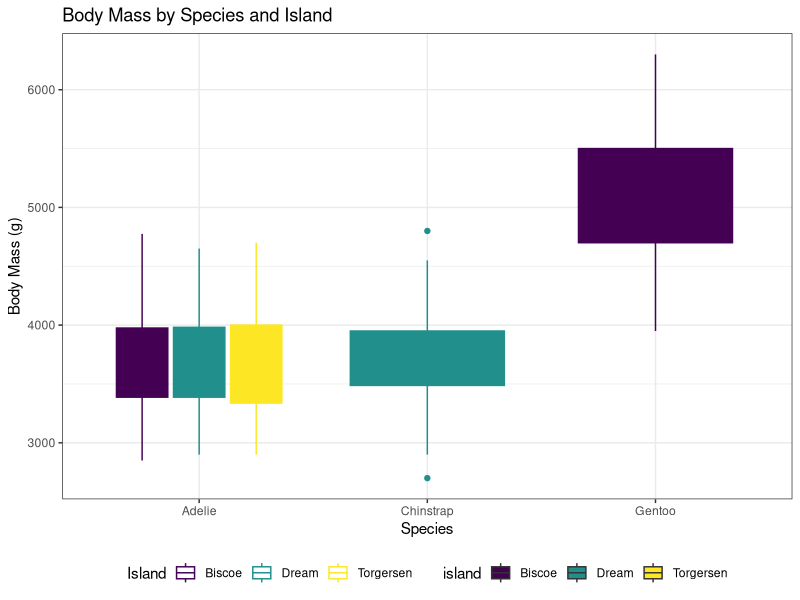

Reproduce this figure in R.
library(tidyverse)
library(palmerpenguins)
library(beeswarm)
## I am making a short plot of pamlmer pengins to see how to commit into github

### palmer penguins plot
pinguino_plotisimo <- ggplot(data = penguins, aes(x= species, y = body_mass_g, colour = island, fill = island)) +
  geom_boxplot() +
  theme_bw() +
  scale_colour_viridis_d() +
  scale_fill_viridis_d() +
  labs(title = "Body Mass by Species and Island",
       x = "Species",
       y = "Body Mass (g)",
       colour = "Island") 
  
pinguino_plotisimo +
  theme(legend.position="bottom")
